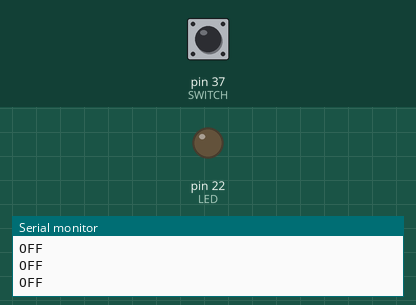
The sketch below on a simulated Arduino Mega 2560, built with avr-gcc and run on an emulated ATmega2560. On the bench: output pins drawn as LEDs (lit = HIGH), the last lines printed to the serial monitor. Dashed ring = blinking. The test bench sets the inputs (shaded band); at power-on: pin 37 (SWITCH) LOW.

Above: at 1.2 s.
1.3 s: pin 37 (SWITCH) pulled HIGH for 3.2 s
At 1.7 s:
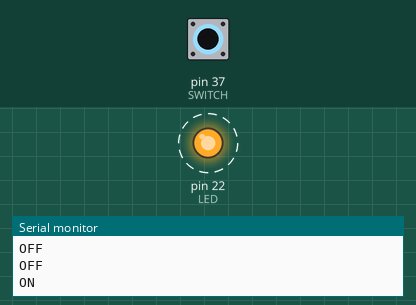
6.3 s: pin 37 (SWITCH) pulsed HIGH 5 times (0.12 s each, 0.3 s apart)
At 6.7 s:
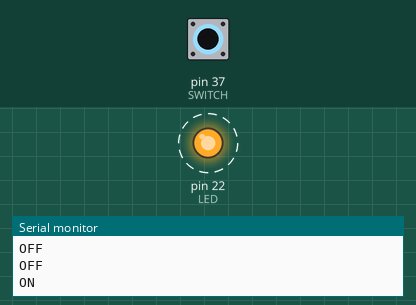
Timing chart, 0 to 9.3 s (numbered marks = the images above; inputs shaded):
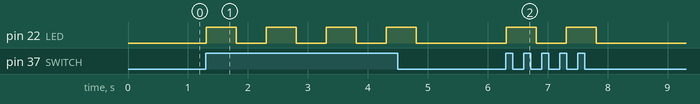

Measured:
- after the input at 1.3 s, pin 22 (LED): alternates HIGH for 0.50 s and LOW for 0.50 s, 8 changes in all, then stays LOW, starting at once
- after the input at 6.3 s, pin 22 (LED): alternates HIGH for 0.50 s and LOW for 0.50 s, 4 changes in all, then stays LOW, starting at once

The sketch:

LedTitila.ino
```cpp
#define LED 22   // LED 22 para tittilar
#define SWITCH 37   // Switch

void setup() {
  pinMode(SWITCH, INPUT);
  pinMode(LED, OUTPUT);
  Serial.begin(9600);
  digitalWrite(LED, LOW);
}

void loop() {
  if(digitalRead(SWITCH)== HIGH){
    Serial.println("ON");
    digitalWrite(LED, HIGH);
    delay(500);
    digitalWrite(LED, LOW);
    delay(500);
    }else{
    Serial.println("OFF");
    }
 }
```
